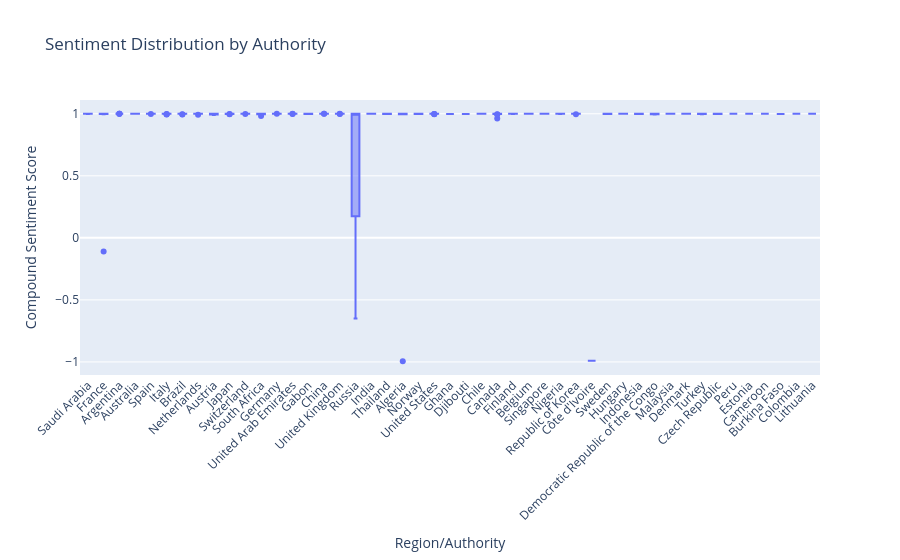

Source (notebook cell):
### Code cell
fig = px.box(df, x='Region/Authority', y='vader_compound',
             title='Sentiment Distribution by Authority',
             labels={'vader_compound': 'Compound Sentiment Score'})
fig.update_layout(xaxis_tickangle=-45)
fig.show()

### Figure 1 — Plotly figure (JSON) as saved in the notebook; plotly's stock layout.template omitted (floating-point values rounded to 4 significant figures; data arrays with more than 128 entries replaced by an {"elided": "..."} marker saying what was removed)
{"data": [{"alignmentgroup": "True", "hovertemplate": "Region/Authority=%{x}<br>Compound Sentiment Score=%{y}<extra></extra>", "legendgroup": "", "marker": {"color": "#636efa"}, "name": "", "notched": false, "offsetgroup": "", "orientation": "v", "showlegend": false, "type": "box", "x": {"elided": "395 str values"}, "x0": " ", "xaxis": "x", "y": {"elided": "395 float values"}, "y0": " ", "yaxis": "y"}], "layout": {"boxmode": "group", "legend": {"tracegroupgap": 0}, "title": {"text": "Sentiment Distribution by Authority"}, "xaxis": {"anchor": "y", "domain": [0, 1], "tickangle": -45, "title": {"text": "Region/Authority"}}, "yaxis": {"anchor": "x", "domain": [0, 1], "title": {"text": "Compound Sentiment Score"}}}}
